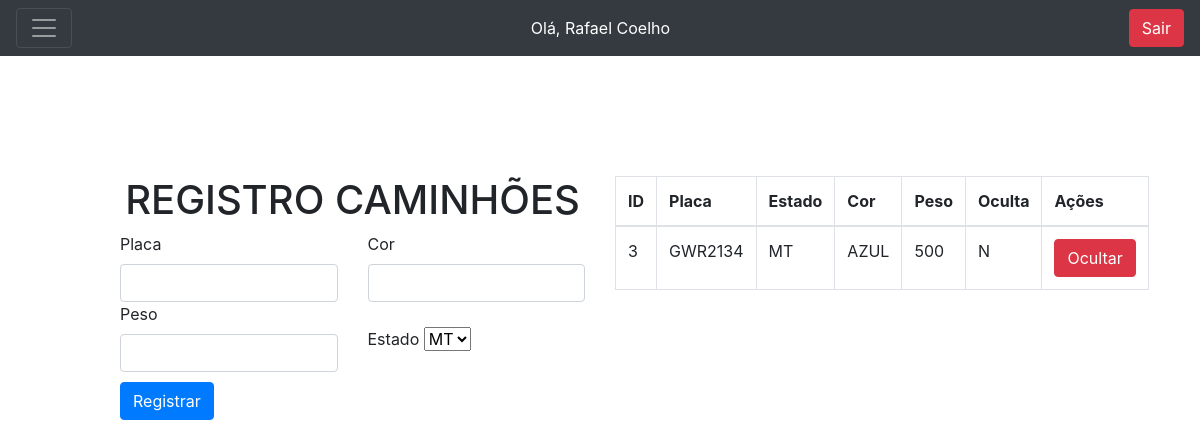
/frete.php (signed in), run on the app's committed database.
### tables this page shows
CREATE TABLE `frete` (
  `id_frete` int(11) NOT NULL,
  `user_id` int(11) NOT NULL,
  `placa` varchar(255) NOT NULL,
  `cor` varchar(255) NOT NULL,
  `estado` varchar(255) NOT NULL,
  `peso` int(11) NOT NULL,
  `oculta` char(1) DEFAULT 'N'
);

### frete.php (the view, shortened to what this page needs)
<?php
include("config.php");
$user = $_SESSION["id_user"];
$query_frete = "SELECT id_frete, placa, estado, cor, peso, oculta FROM frete WHERE user_id = $user";
$result_frete = mysqli_query($conn, $query_frete);
$registros_frete = mysqli_fetch_all($result_frete, MYSQLI_ASSOC);
?>
<!DOCTYPE html>
<html lang="en">
<head>
    <link rel="stylesheet" href="https://cdn.jsdelivr.net/npm/bootstrap@4.1.3/dist/css/bootstrap.min.css">
</head>
<body>
    <div class="Top-side">
        <div class="pos-f-t">
            <nav class="navbar navbar-dark bg-dark">
                <button class="navbar-toggler" type="button" data-toggle="collapse" data-target="#navbarToggleExternalContent" aria-controls="navbarToggleExternalContent" aria-expanded="false" aria-label="Toggle navigation">
                    <span class="navbar-toggler-icon"></span>
                </button>
                <div style="color: white;">
                    <?php
                    print "Olá, " . $_SESSION["nome"];
                    ?>
                </div>
                <?php
                print "<a href='logout.php' class='btn btn-danger'>Sair </a> ";
                ?>
            </nav>
        </div>
    </div>
    <div class="Back-Side" style="margin: 10%;">
        <div class="row">
            <div class="col-md-6">
                <div>
                    <h1 class="text-center">REGISTRO CAMINHÕES</h1>
                </div>
                <form class="row g-3" action="frete-back.php" method="POST">
                    <div class="col-md-6">
                        <label for="inputEmail4" class="form-label">Placa</label>
                        <input type="text" class="form-control" name="placa" id="placa">
                    </div>
                    <div class="col-md-6">
                        <label for="inputPassword4" class="form-label">Cor</label>
                        <input type="text" class="form-control" name="cor" id="cor">
                    </div>
                    <div class="col-md-6">
                        <label for="inputPassword4" class="form-label">Peso</label>
                        <input type="text" class="form-control" name="peso" id="cor" onkeypress="return onlyNumbers(event)">
                    </div>
                    <div class="col-md-4" style="margin-top: 5%;">
                        <label for="inputState" class="form-label">Estado</label>
                        <select id="inputState" class="form-select" name="estado">
                            <option selected>MT</option>
                        </select>
                    </div>
                    <div class="col-12" style="margin-top: 2%;">
                        <button type="submit" class="btn btn-primary">Registrar</button>
                    </div>
                </form>
            </div>
            <div class="col-md-6">
                <div class="col-form">
                    <?php
                    echo '<table class="table table-bordered">
                            <thead>
                                <tr>
                                    <th>ID</th>
                                    <th>Placa</th>
                                    <th>Estado</th>
                                    <th>Cor</th>
                                    <th>Peso</th>
                                    <th>Oculta</th>
                                    <th>Ações</th>
                                </tr>
                            </thead>
                            <tbody>';
                    foreach ($registros_frete as $registro_frete) {
                        echo '<tr>
                                <td>' . $registro_frete['id_frete'] . '</td>
                                <td>' . $registro_frete['placa'] . '</td>
                                <td>' . $registro_frete['estado'] . '</td>
                                <td>' . $registro_frete['cor'] . '</td>
                                <td>' . $registro_frete['peso'] . '</td>
                                <td>' . $registro_frete['oculta'] . '</td>
                                <td>';
                        if ($registro_frete['oculta'] == 'S') {
                            echo '<form action="frete.php" method="post">
                                    <input type="hidden" name="id_mostrar" value="' . $registro_frete['id_frete'] . '">
                                    <button type="submit" class="btn btn-success" name="mostrar">Mostrar</button>
                                </form>';
                        } else {
                            echo '<form action="frete.php" method="post">
                                    <input type="hidden" name="id_ocultar" value="' . $registro_frete['id_frete'] . '">
                                    <button type="submit" class="btn btn-danger" name="ocultar">Ocultar</button>
                                </form>';
                        }
                        echo '</td></tr>';
                    }
                    echo '</tbody></table>';
                    ?>
                </div>
            </div>
        </div>
    </div>
</body>
</html>

### data on the page
frete: id_frete "3", placa "GWR2134", estado "MT", cor "AZUL", peso "500", oculta "N"

### other printed values
$_SESSION["nome"] "Rafael Coelho"
